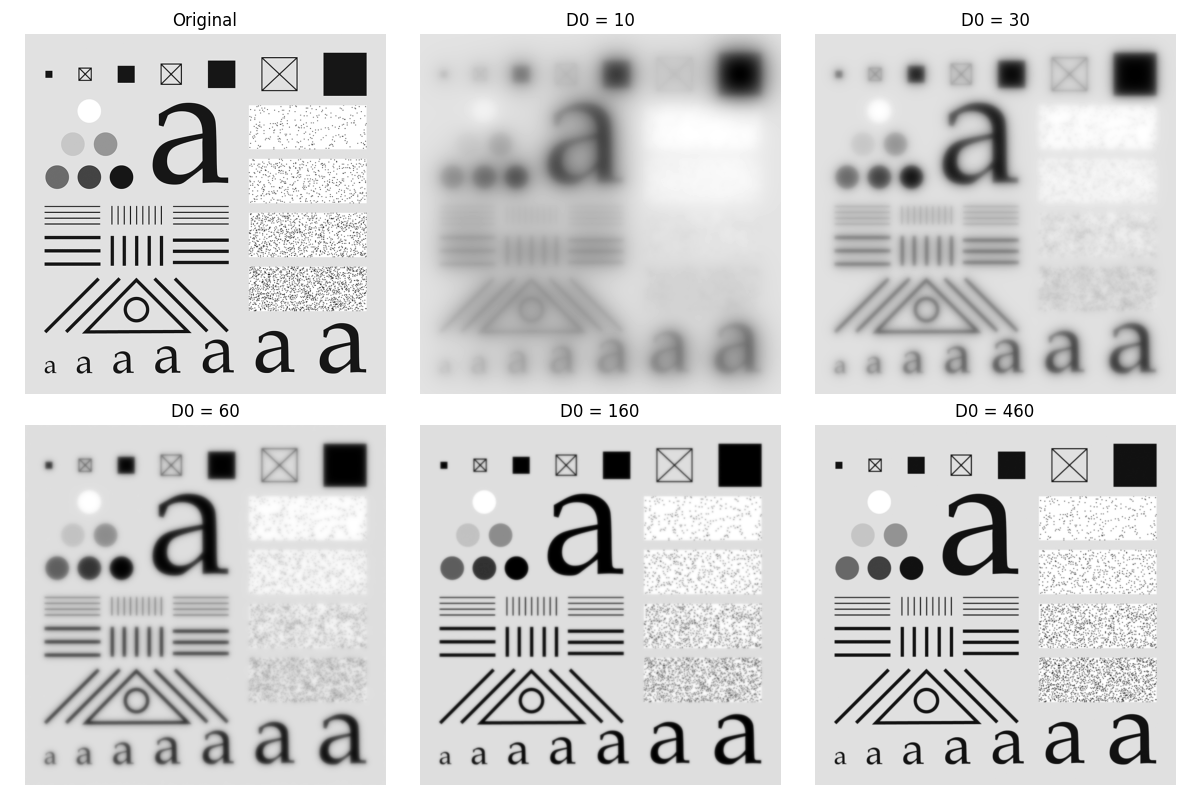

Python code for this plot:
import os
import sys
import numpy as np
import matplotlib.pyplot as plt
from skimage.io import imread
from skimage.util import img_as_float
from libDIPUM.lpfilter import lpfilter
from libDIP.dftFiltering4e import dftFiltering4e
from libDIPUM.data_path import dip_data

# Parameters
D0 = [10, 30, 60, 160, 460]

# Data
img_path = dip_data('characterTestPattern688.tif')
f = img_as_float(imread(img_path))
M, N = f.shape
P = 2 * M
Q = 2 * N

# Process
results = []
for d0 in D0:
    H = np.fft.fftshift(lpfilter('butterworth', P, Q, d0))
    results.append(dftFiltering4e(f, H))

# Display
fig, axes = plt.subplots(2, 3, figsize=(12, 8))
axes[0, 0].imshow(f, cmap='gray')
axes[0, 0].set_title('Original')
axes[0, 0].axis('off')

for idx, d0 in enumerate(D0):
    ax = axes.flat[idx + 1]
    ax.imshow(results[idx], cmap='gray')
    ax.set_title(f'D0 = {d0}')
    ax.axis('off')

plt.tight_layout()
plt.savefig('Figure446.png')
plt.show()
